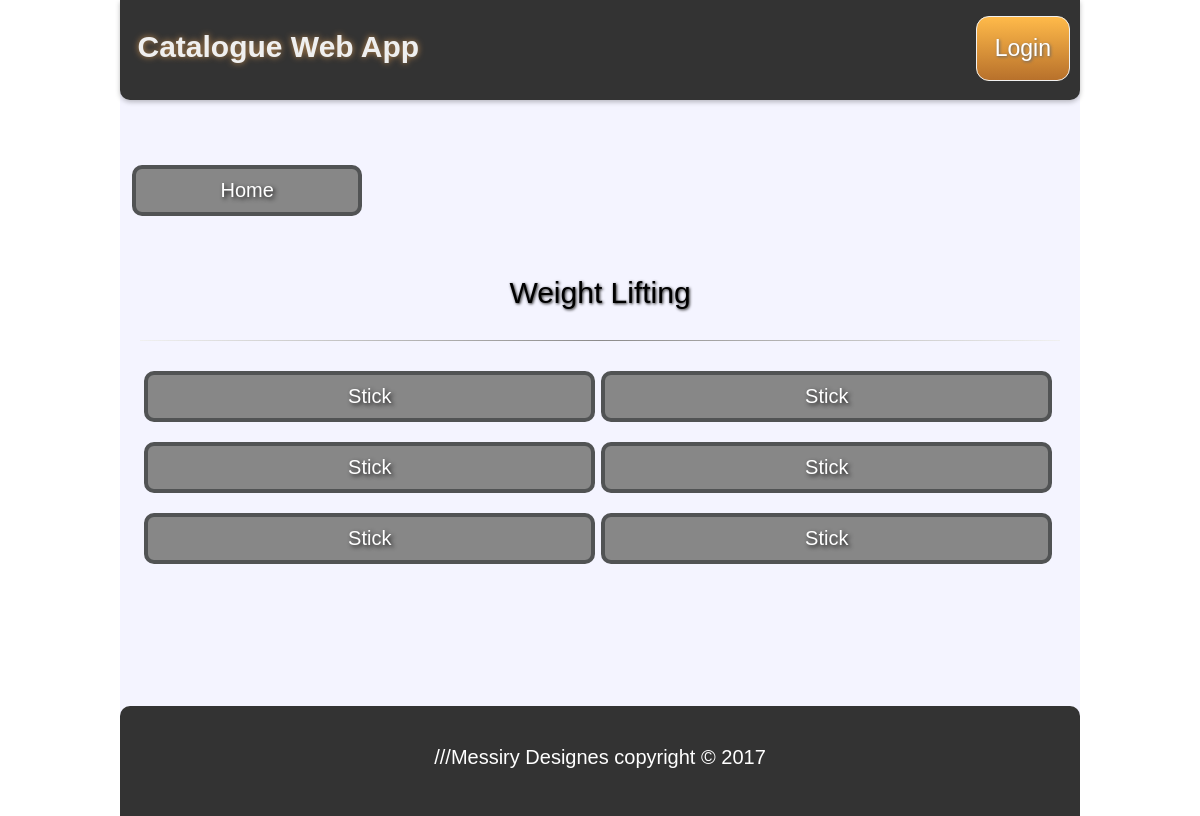
The page /category/7 on the database its author committed.
### database_setup.py (models this page shows, shortened)
class Category(Base):
    __tablename__ = 'category'
    id = Column(Integer, primary_key=True)
    name = Column(String(250), nullable=False)
    description = Column(String(250), nullable=False)
    user_id = Column(Integer, ForeignKey('user.id'))
    user = relationship(User)

class Cat_Item(Base):
    __tablename__ = 'cat_item'
    name = Column(String(80), nullable=False)
    id = Column(Integer, primary_key=True)
    description = Column(String(250), nullable=False)
    date = Column(DateTime, default=datetime.datetime.utcnow)
    category_id = Column(Integer, ForeignKey('category.id'))
    category = relationship(Category)
    user_id = Column(Integer, ForeignKey('user.id'))
    user = relationship(User)

### app.py (the view, shortened to what this page needs)
@app.route('/category/<int:cat_id>', methods=['GET'])
def Show_Category(cat_id):
    cat = session.query(Category).filter_by(id=cat_id).one()
    items = session.query(Cat_Item).filter_by(category_id=cat_id).all()
    if 'username' not in login_session:
        return render_template('puplic_category.html',
                               items=items,
                               cat=cat,
                               cat_id=cat_id)

### templates/puplic_category.html
{% extends "struct.html" %}
{% block content %}
{% include "header.html" %}
<div class="content-container">
        <div class="btns-wrapper-1">
            <div class="action-btn">
                <a href="{{url_for('Main_Index')}}">
                    <button class="btn-4">Home</button>
                </a>
            </div>
        </div>
        <div class="block-header">
            <p class="item-name">{{cat.name}}</p>
        </div>
        <hr>
        <div class="items-container">
        {% if items %}
            {% for item in items %}
            <div class="cat-item">
                <a href="{{url_for('Show_Item',cat_id=cat['id'],item_id=item['id'])}}">
                    <button class="btn-4">{{item.name}}</button>
                </a>
            </div>
            {% endfor %}
        {% else %}
            <p style="font-size: 20px; font-family: arial;">NO Items</p>
        {% endif %}
        </div>
</div>
{% endblock %}

### static/styles.css (style rules this page uses)
body { background-color: #ffffff; font-family: Helvetica , arial , sans-serif ; font-weight: normal; width: 100% ; height: 100%; font-size: 20px; margin: 0px; padding: 0px; display: inline-block; }
nav a,button { min-width: 40px; min-height: 40px; }
hr { margin: 1em; border: 0; height: 1px; background-image: -webkit-linear-gradient(left, #f0f0f0, #8c8b8b, #f0f0f0); background-image: -moz-linear-gradient(left, #f0f0f0, #8c8b8b, #f0f0f0); background-image: -ms-linear-gradient(left, #f0f0f0, #8c8b8b, #f0f0f0); background-image: -o-linear-gradient(left, #f0f0f0, #8c8b8b, #f0f0f0); }
.content-container { width: 100%; min-height: calc(100vh - 244px); padding: 0; margin-bottom: 20px; }
.categories-container , .items-container { width: 95%; min-height: 100%; margin: auto; padding: 0; }
.category , .cat-item-main, .cat-item { width: 49.5%; display: inline-block; margin-top: 5px; text-align: center; margin-bottom: 10px; }
.block-header { text-align: center; font-size: 30px; text-shadow: 1px 1px 3px #1c1c1c; font-family: Arial; }
.item-name { font-size: 30px; text-shadow: 1px 1px 3px #1c1c1c; font-family: Arial; }

### static/btns.css (style rules this page uses)
.btn-4 { margin-top: 5px; width: 100%; -webkit-border-radius: 10; -moz-border-radius: 10; border-radius: 10px; text-shadow: 2px 2px 4px #1c1b1c; font-family: Arial; color: #ffffff; font-size: 20px; background: #878787; padding: 10px 20px 10px 20px; border: solid #515354 4px; text-decoration: none; }
.action-btn { width: 24%; margin-top: 30px; margin-bottom: 30px; display: inline-block; }
.btns-wrapper-1 { margin-left: 12px; width: 100%; margin-top: 30px; }

### rows shown on the page
Category: name "Weight Lifting"
Cat_Item: name "Stick"
Cat_Item: name "Stick"
Cat_Item: name "Stick"
Cat_Item: name "Stick"
Cat_Item: name "Stick"
Cat_Item: name "Stick"
